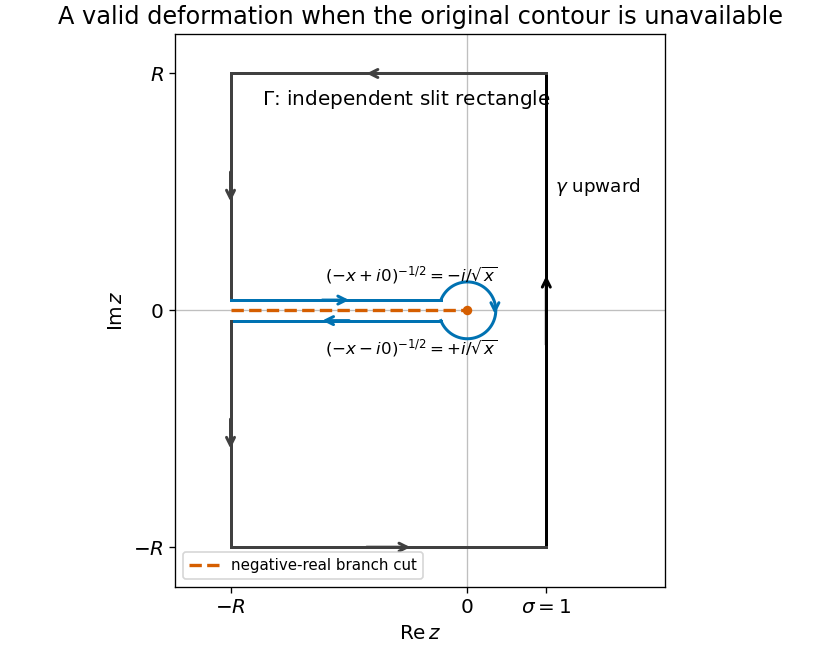

Write Python code to recreate this figure.
"""An independently chosen contour, not a reconstruction of the absent figure."""
from pathlib import Path
import matplotlib
matplotlib.use("Agg")
import matplotlib.pyplot as plt
import numpy as np


def main():
    plt.rcParams.update({"font.size":12,"figure.facecolor":"white","axes.facecolor":"white"})
    fig,ax=plt.subplots(figsize=(7,5.4),layout="constrained");R=3.;sig=1.;eps=.36;d=.13;b=np.sqrt(eps**2-d**2)
    ax.axhline(0,color=".75",lw=.8);ax.axvline(0,color=".75",lw=.8);ax.plot([-R,0],[0,0],color="#D55E00",lw=2,ls="--",label="negative-real branch cut")
    def edge(p,q,color=".25"):
        ax.plot([p[0],q[0]],[p[1],q[1]],color=color,lw=1.8)
        v=np.array(q)-np.array(p);mid=(np.array(p)+np.array(q))/2
        ax.annotate("",mid+.08*v,mid-.08*v,arrowprops={"arrowstyle":"->","color":color,"lw":1.8})
    edge((sig,-R),(sig,R),"black");edge((sig,R),(-R,R));edge((-R,R),(-R,d))
    edge((-R,d),(-b,d),"#0072B2");angle=np.arcsin(d/eps);th=np.linspace(np.pi-angle,-np.pi+angle,401)
    ax.plot(eps*np.cos(th),eps*np.sin(th),color="#0072B2",lw=1.8);ax.annotate("",(eps*np.cos(-.25),eps*np.sin(-.25)),(eps*np.cos(.25),eps*np.sin(.25)),arrowprops={"arrowstyle":"->","color":"#0072B2","lw":1.8})
    edge((-b,-d),(-R,-d),"#0072B2");edge((-R,-d),(-R,-R));edge((-R,-R),(sig,-R))
    ax.scatter([0],[0],color="#D55E00",s=22,zorder=5);ax.text(1.11,1.5,r"$\gamma$ upward",fontsize=11);ax.text(-2.6,2.6,r"$\Gamma$: independent slit rectangle");ax.text(-1.8,.37,r"$(-x+i0)^{-1/2}=-i/\sqrt{x}$",fontsize=10);ax.text(-1.8,-.55,r"$(-x-i0)^{-1/2}=+i/\sqrt{x}$",fontsize=10)
    ax.set(xlim=(-3.7,2.5),ylim=(-3.5,3.5),xlabel=r"$\mathrm{Re}\,z$",ylabel=r"$\mathrm{Im}\,z$",title="A valid deformation when the original contour is unavailable");ax.set_xticks([-R,0,sig],[r"$-R$","0",r"$\sigma=1$"]);ax.set_yticks([-R,0,R],[r"$-R$","0",r"$R$"]);ax.set_aspect("equal");ax.legend(loc="lower left",fontsize=9)
    fig.savefig(Path.cwd()/Path(__file__).with_suffix(".png").name,dpi=120,facecolor="white");plt.close(fig)


if __name__=="__main__":main()
